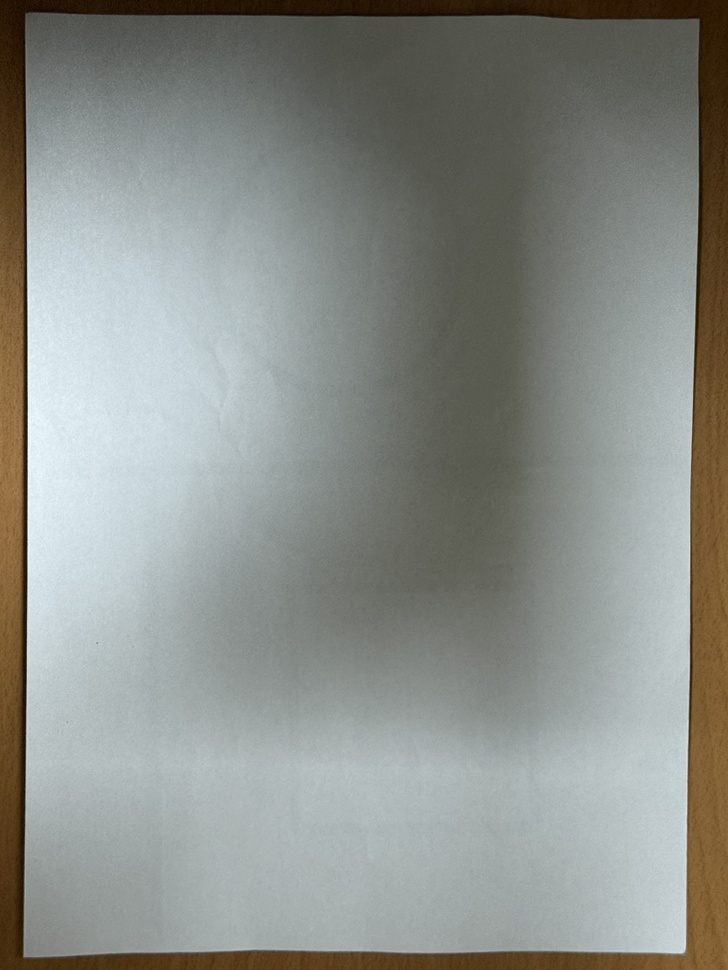
#> input picture fold_paper/a4_1.jpg, 728 x 970 px, shrunk from 1108 x 1477 before the run; its folder holds only this picture in this run
$ python -i test.py   (imports and definitions only)
#> lines starting #> are read from the running program, lines starting #| are printed output that depends on the picture
from PIL import Image, ImageFilter, ImageOps, ImageEnhance
import numpy as np


# [36 lines left out: function enhance_fold_lines, not called in this run]


def enhance_fold_lines_advanced(
    image_path, output_path, blur_radius=1, contrast_factor=5.0
):
    """
    進階版本：加入高斯模糊來減少雜訊

    參數:
    - image_path: 輸入影像路徑
    - output_path: 輸出影像路徑
    - blur_radius: 高斯模糊半徑，預設為1
    - contrast_factor: 對比度增強倍數，預設為5.0
    """
#> called with image_path = 'a4_1.jpg', output_path = 'out.png', blur_radius = 1, contrast_factor = 5

    # 載入影像
    original_image = Image.open(image_path)
#> original_image is the input picture: PIL image 728x970 RGB; mean R, G, B 138.9, 142.1, 136.7

    # 轉換為灰階
    grayscale_image = original_image.convert("L")
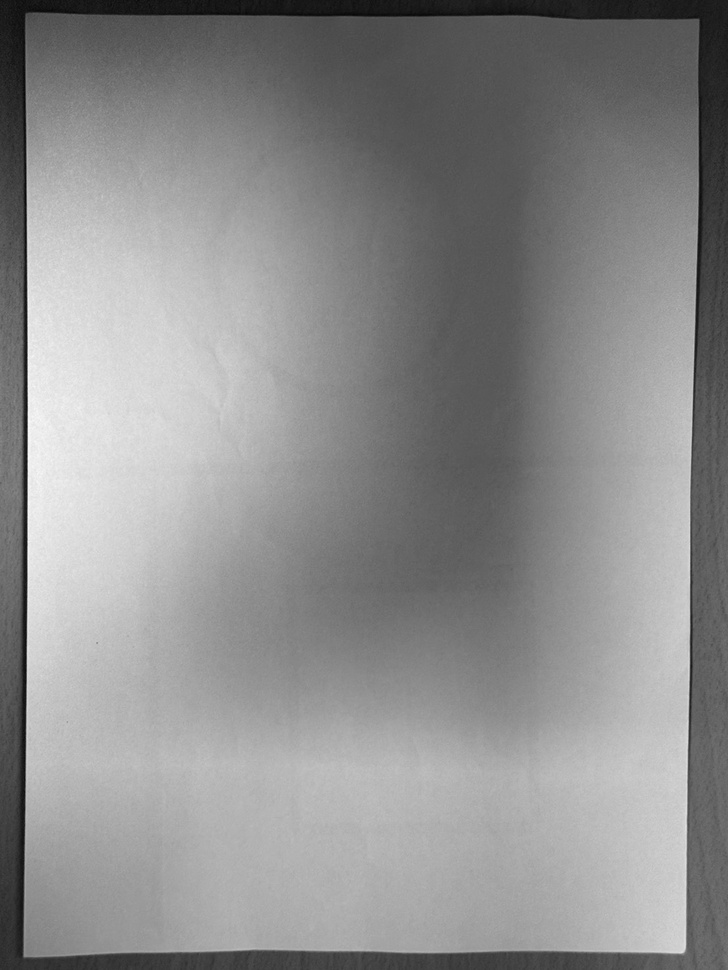
#> grayscale_image: PIL image 728x970 L; min 4, max 253, mean 140.5

    # 可選：先進行輕微的高斯模糊來減少雜訊
    if blur_radius > 0:
        blurred_image = grayscale_image.filter(
            ImageFilter.GaussianBlur(radius=blur_radius)
        )
        print(f"已應用高斯模糊，半徑: {blur_radius}")
    else:
        blurred_image = grayscale_image

    # 應用邊緣檢測
    edge_image = blurred_image.filter(ImageFilter.FIND_EDGES)
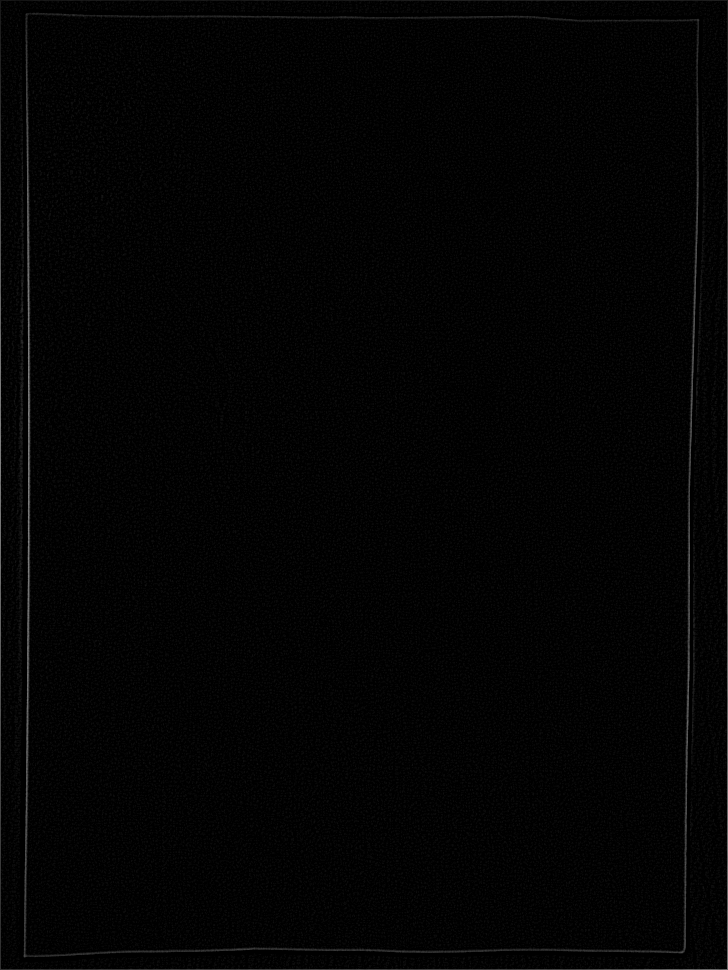
#> edge_image: PIL image 728x970 L; min 0, max 133, mean 3.3

    # 增強對比度
    enhancer = ImageEnhance.Contrast(edge_image)
    enhanced_image = enhancer.enhance(contrast_factor)
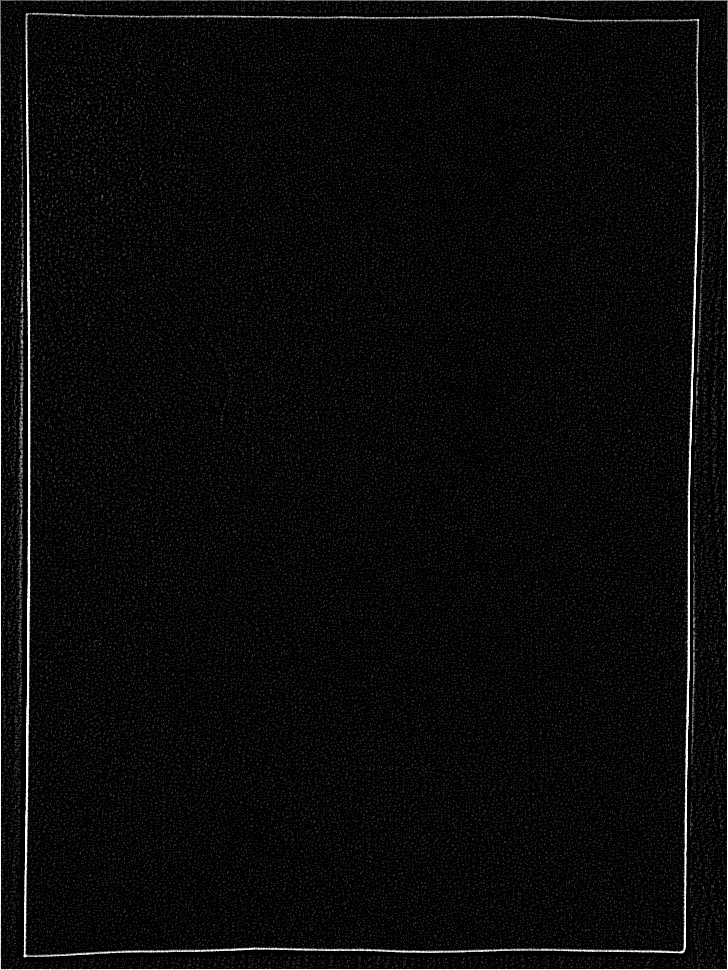
#> enhanced_image: PIL image 728x970 L; min 0, max 255, mean 10.2

    # 顏色反轉
    final_image = ImageOps.invert(enhanced_image)
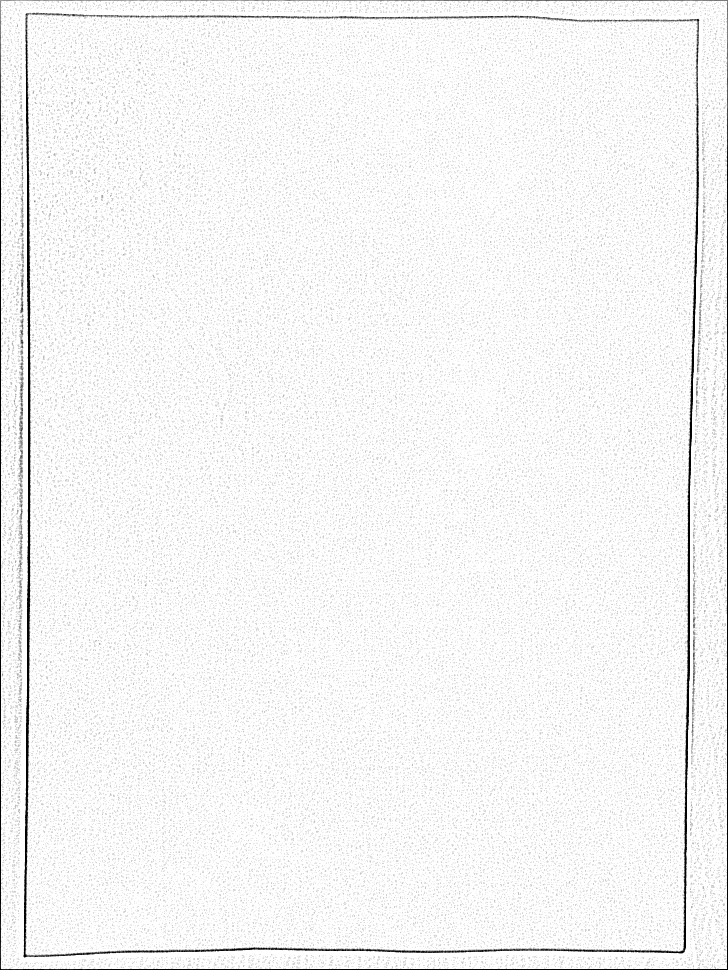
#> final_image: PIL image 728x970 L; min 0, max 255, mean 244.8

    # 儲存結果
    final_image.save(output_path)
    print(f"進階處理完成，已儲存至: {output_path}")

    return final_image


# [26 lines left out: function batch_process_images, not called in this run]


# 使用範例
# [17 lines not run here, left out]

>>> result = enhance_fold_lines_advanced('a4_1.jpg', 'out.png')
